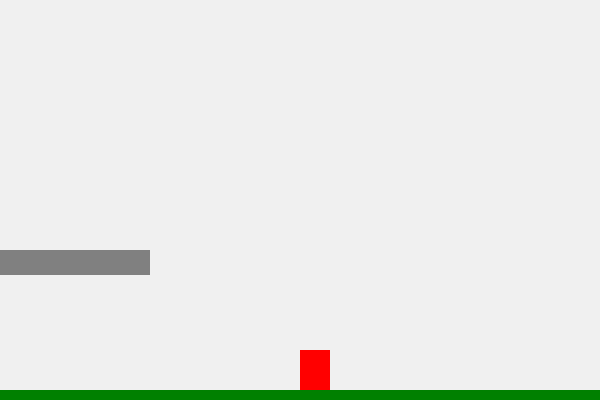
Frame 1 (no input)
Frame 60 (no input): identical to frame 1, image omitted
Frame 120 (the mouse pressed at the canvas centre since frame 60): identical to frame 1, image omitted

The p5.js sketch that drew this single still picture (run headless with seeded random() and noise() and a simulated clock; from frame 60 on, the mouse is pressed at the canvas centre):

// p5.js sketch
// ── sketch.js
// Your Name Jayson
// Date 9/8/2025
// Jump Animation 
// Practice simulating gravity and using keyboard input

let pX = 300;
let pY = 350;
let pYV = 0;
let jumpCooldown = 1;

function setup() {
  createCanvas(600, 400);
  background(240);
  noStroke();
  frameRate(30);
}

function draw() {
  background(240);
  // draw the ground
  fill('green');
  rect(0, 390, width, 20);

  //draw the player @ (pY, pX)
  drawPlayer(pX, pY);
  if (keyIsDown(65)) { //A
    pX -= 5;
  }
  if (keyIsDown(68)) { //D
    pX += 5;
  }
  if (keyIsDown(32) && jumpCooldown === 1) { //SPACE
    pYV = 25;
    jumpCooldown = 0;
  }

  pY -= pYV;

  if (pY < 350) {
    pYV -= 2;
  }
  if (pY >= 350) {
    pYV = 0;
    pY = 350;
    jumpCooldown = 1;
  }
  if (pX > 625) {
    pX = -25
  }
    if (pX < -25) {
    pX = 625
  }
  fill('grey')
  rect(0, 250, 150, 25)
}

function drawPlayer(x, y) {
  fill('red');
  rect(x, y, 30, 40);
}
